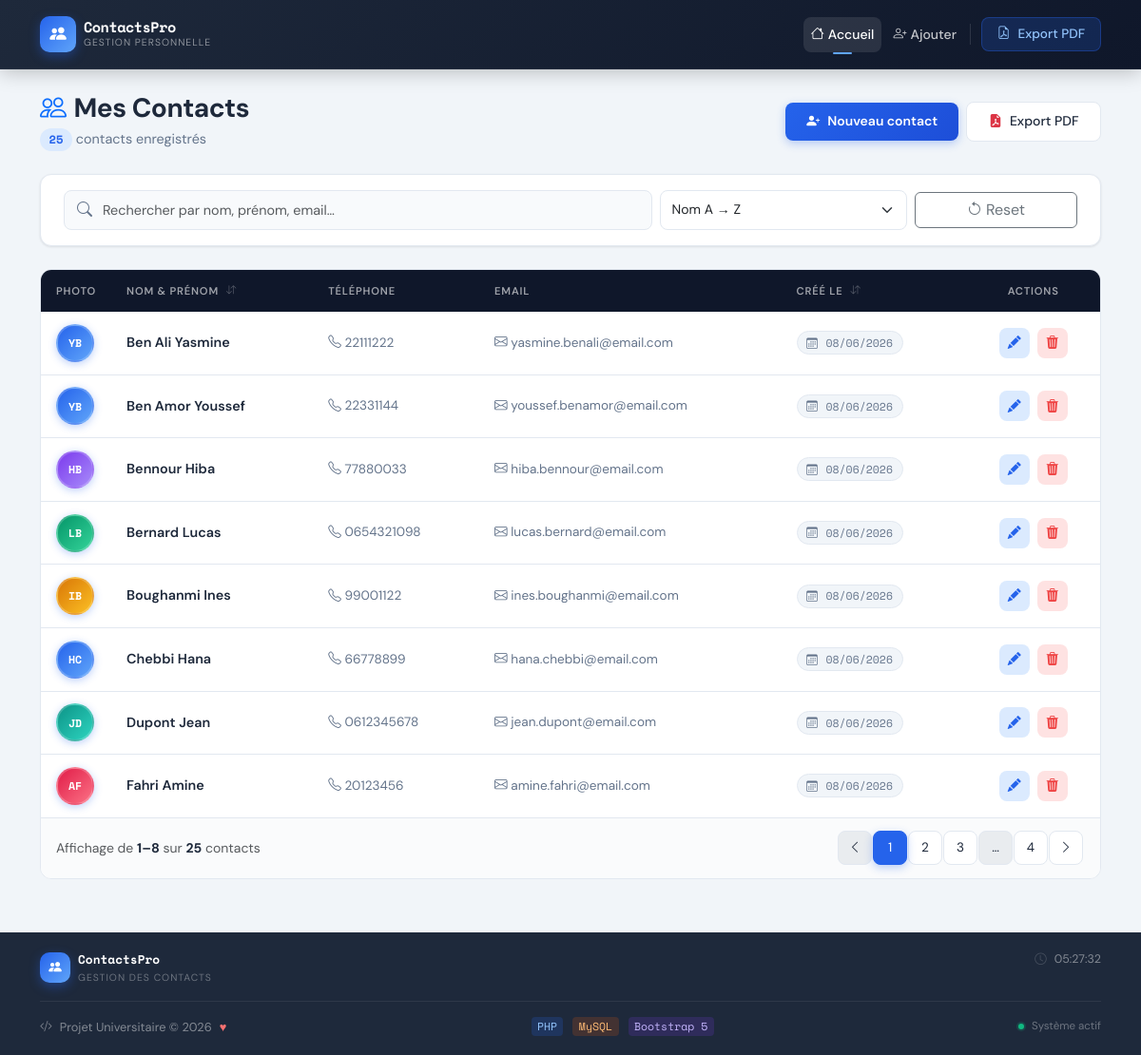
Page /index.php?sort=nom&page=1 on the committed database.
### tables this page shows
CREATE TABLE `contacts` (
  `id`          INT(11)       NOT NULL AUTO_INCREMENT,
  `nom`         VARCHAR(50)   NOT NULL,
  `prenom`      VARCHAR(50)   NOT NULL,
  `telephone`   VARCHAR(20)   NOT NULL,
  `email`       VARCHAR(100)  NOT NULL,
  `photo`       VARCHAR(255)  DEFAULT NULL,
  `created_at`  TIMESTAMP     NOT NULL DEFAULT CURRENT_TIMESTAMP,
  PRIMARY KEY (`id`),
  UNIQUE KEY `uq_email` (`email`)
);

### app/controllers/ContactController.php (called while the page is built, shortened)
<?php
require_once __DIR__ . '/../services/ContactService.php';
require_once __DIR__ . '/../models/Contact.php';
class ContactController
{
    private ContactService   $service;
    public function __construct()
    {
        $uploadDir  = __DIR__ . '/../../public/uploads/photos/';
        $publicRoot = __DIR__ . '/../../public/';
        $this->service = new ContactService(
            model:      new Contact(),
            uploader:   new FileUploadService($uploadDir),
            publicRoot: $publicRoot,
        );
    }
    public function index(): void
    {
        $sort     = $_GET['sort'] ?? 'nom_asc';
        $page     = max(1, (int)($_GET['page'] ?? 1));
        ['contacts' => $contacts, 'page' => $page, 'pages' => $pages, 'total' => $total]
            = $this->service->paginate($sort, $page);
        require_once __DIR__ . '/../../views/contacts/index.php';
    }
}

### app/models/Contact.php (called while the page is built, shortened)
<?php
require_once __DIR__ . '/../config/Database.php';
class Contact
{
    private PDO $db;
    private string $table = 'contacts';
    public function __construct()
    {
        $this->db = Database::getInstance();
    }
    public function getAll(string $sort = 'nom_asc', int $page = 1, int $perPage = 8): array
    {
        $orderMap = [
            'nom_asc'  => 'nom ASC, prenom ASC',
            'nom_desc' => 'nom DESC, prenom DESC',
            'recent'   => 'created_at DESC',
            'ancien'   => 'created_at ASC',
        ];
        $order  = $orderMap[$sort] ?? 'nom ASC';
        $offset = ($page - 1) * $perPage;
        $stmt = $this->db->prepare(
            "SELECT * FROM {$this->table} ORDER BY {$order} LIMIT :limit OFFSET :offset"
        );
        $stmt->bindValue(':limit',  $perPage, PDO::PARAM_INT);
        $stmt->bindValue(':offset', $offset,  PDO::PARAM_INT);
        $stmt->execute();
        return $stmt->fetchAll();
    }
    public function countAll(): int
    {
        return (int) $this->db->query("SELECT COUNT(*) FROM {$this->table}")->fetchColumn();
    }
}

### app/config/Database.php (called while the page is built, shortened)
<?php
class Database
{
    private static ?PDO $instance = null;
    public static function getInstance(): PDO
    {
        if (self::$instance === null) {
            $db = new self();
            $dsn = "mysql:host={$db->host};dbname={$db->dbname};charset={$db->charset}";
            $options = [
                PDO::ATTR_ERRMODE            => PDO::ERRMODE_EXCEPTION,
                PDO::ATTR_DEFAULT_FETCH_MODE => PDO::FETCH_ASSOC,
                PDO::ATTR_EMULATE_PREPARES   => false,
            ];
            try {
                self::$instance = new PDO($dsn, $db->username, $db->password, $options);
            } catch (PDOException $e) {
                http_response_code(500);
                die(json_encode([
                    'error' => true,
                    'message' => 'Database connection failed: ' . $e->getMessage()
                ]));
            }
        }
        return self::$instance;
    }
}

### app/services/ContactService.php (called while the page is built, shortened)
<?php
require_once __DIR__ . '/../models/Contact.php';
class ContactService
{
    public function paginate(string $sort, int $page, int $perPage = 8): array
    {
        $total = $this->model->countAll();
        $pages = (int) ceil($total / $perPage);
        $page  = min(max(1, $page), max(1, $pages));
        return [
            'contacts' => $this->model->getAll($sort, $page, $perPage),
            'page'     => $page,
            'pages'    => $pages,
            'total'    => $total,
        ];
    }
}

### views/contacts/_table.php (the view, shortened to what this page needs)
<?php if (empty($contacts)): ?>
<div class="empty-state text-center py-5">
  <i class="bi bi-person-x display-2 text-muted d-block mb-3" style="opacity:.25"></i>
  <h5 class="text-muted fw-semibold mb-1">Aucun contact trouvé</h5>
  <p class="text-muted small mb-4">Commencez par ajouter votre premier contact.</p>
  <a href="index.php?action=create" class="btn btn-primary-custom">
    <i class="bi bi-person-plus-fill me-2"></i>Ajouter un contact
  </a>
</div>
<?php else: ?>
<div class="table-shell">
  <div class="table-responsive">
    <table class="contacts-table">
      <thead>
        <tr>
          <th style="width:60px">Photo</th>
          <th>
            <a href="index.php?sort=nom&page=1" class="sort-header">
              Nom &amp; Prénom
              <i class="bi bi-arrow-down-up ms-1 sort-icon"></i>
            </a>
          </th>
          <th class="d-none d-md-table-cell">Téléphone</th>
          <th class="d-none d-lg-table-cell">Email</th>
          <th class="d-none d-xl-table-cell">
            <a href="index.php?sort=created_at&page=1" class="sort-header">
              Créé le <i class="bi bi-arrow-down-up ms-1 sort-icon"></i>
            </a>
          </th>
          <th class="text-center">Actions</th>
        </tr>
      </thead>
      <tbody>
        <?php foreach ($contacts as $c): ?>
        <?php
          $initials = strtoupper(substr($c['prenom'], 0, 1) . substr($c['nom'], 0, 1));
          $colors   = ['blue','green','purple','amber','rose','teal'];
          $color    = $colors[crc32($c['id']) % count($colors)];
        ?>
        <tr class="contact-row">
          <td>
            <?php if ($c['photo'] && file_exists(ROOT . '/public/' . $c['photo'])): ?>
              <img src="public/<?= htmlspecialchars($c['photo'], ENT_QUOTES, 'UTF-8') ?>"
                   alt="<?= htmlspecialchars($c['prenom'], ENT_QUOTES, 'UTF-8') ?>"
                   class="contact-avatar" />
            <?php else: ?>
              <div class="avatar-placeholder avatar-<?= $color ?>">
                <?= $initials ?>
              </div>
            <?php endif; ?>
          </td>
          <td>
            <div class="contact-name">
              <?= htmlspecialchars($c['nom'],    ENT_QUOTES, 'UTF-8') ?>
              <?= htmlspecialchars($c['prenom'], ENT_QUOTES, 'UTF-8') ?>
            </div>
          </td>
          <td class="d-none d-md-table-cell">
            <a href="tel:<?= htmlspecialchars($c['telephone'], ENT_QUOTES, 'UTF-8') ?>"
               class="tel-link">
              <i class="bi bi-telephone"></i>
              <?= htmlspecialchars($c['telephone'], ENT_QUOTES, 'UTF-8') ?>
            </a>
          </td>
          <td class="d-none d-lg-table-cell">
            <a href="mailto:<?= htmlspecialchars($c['email'], ENT_QUOTES, 'UTF-8') ?>"
               class="email-link">
              <i class="bi bi-envelope"></i>
              <?= htmlspecialchars($c['email'], ENT_QUOTES, 'UTF-8') ?>
            </a>
          </td>
          <td class="d-none d-xl-table-cell">
            <span class="date-badge">
              <i class="bi bi-calendar3 me-1"></i>
              <?= date('d/m/Y', strtotime($c['created_at'])) ?>
            </span>
          </td>
          <td class="text-center">
            <div class="row-actions d-flex justify-content-center gap-2">
              <a href="index.php?action=edit&id=<?= $c['id'] ?>"
                 class="btn-act btn-edit"
                 title="Modifier <?= htmlspecialchars($c['prenom'], ENT_QUOTES, 'UTF-8') ?>">
                <i class="bi bi-pencil-fill"></i>
              </a>
              <button class="btn-act btn-delete"
                      title="Supprimer"
                      onclick="confirmDelete(<?= $c['id'] ?>, '<?= htmlspecialchars($c['prenom'] . ' ' . $c['nom'], ENT_QUOTES, 'UTF-8') ?>')">
                <i class="bi bi-trash3-fill"></i>
              </button>
            </div>
          </td>
        </tr>
        <?php endforeach; ?>
      </tbody>
    </table>
  </div>
  <div class="table-footer d-flex align-items-center justify-content-between flex-wrap gap-2">
    <?php $perPage = $perPage ?? 8; ?>
    <div class="pagination-info small text-muted">
      Affichage de
      <strong><?= (($page - 1) * $perPage) + 1 ?>–<?= min($page * $perPage, $total) ?></strong>
      sur <strong><?= $total ?></strong> contacts
    </div>
    <?php if ($pages > 1): ?>
    <ul class="pagination mb-0">
      <li class="page-item <?= $page <= 1 ? 'disabled' : '' ?>">
        <a class="page-link page-link-custom"
           href="index.php?sort=<?= $sort ?>&page=<?= $page - 1 ?>">
          <i class="bi bi-chevron-left"></i>
        </a>
      </li>
      <?php for ($i = max(1, $page - 2); $i <= min($pages, $page + 2); $i++): ?>
      <li class="page-item <?= $i === $page ? 'active' : '' ?>">
        <a class="page-link page-link-custom"
           href="index.php?sort=<?= $sort ?>&page=<?= $i ?>">
          <?= $i ?>
        </a>
      </li>
      <?php endfor; ?>
      <?php if ($page + 2 < $pages): ?>
      <li class="page-item disabled">
        <span class="page-link page-link-custom" style="border:none">…</span>
      </li>
      <li class="page-item">
        <a class="page-link page-link-custom"
           href="index.php?sort=<?= $sort ?>&page=<?= $pages ?>">
          <?= $pages ?>
        </a>
      </li>
      <?php endif; ?>
      <li class="page-item <?= $page >= $pages ? 'disabled' : '' ?>">
        <a class="page-link page-link-custom"
           href="index.php?sort=<?= $sort ?>&page=<?= $page + 1 ?>">
          <i class="bi bi-chevron-right"></i>
        </a>
      </li>
    </ul>
    <?php endif; ?>
  </div>
</div>
<?php endif; ?>

### rows in the picture
contacts: initials "YB", nom "Ben Ali", prenom "Yasmine", telephone "22111222", email "yasmine.benali@email.com", created_at "08/06/2026"
contacts: initials "YB", nom "Ben Amor", prenom "Youssef", telephone "22331144", email "youssef.benamor@email.com", created_at "08/06/2026"
contacts: initials "HB", nom "Bennour", prenom "Hiba", telephone "77880033", email "hiba.bennour@email.com", created_at "08/06/2026"
contacts: initials "LB", nom "Bernard", prenom "Lucas", telephone "0654321098", email "lucas.bernard@email.com", created_at "08/06/2026"
contacts: initials "IB", nom "Boughanmi", prenom "Ines", telephone "99001122", email "ines.boughanmi@email.com", created_at "08/06/2026"
contacts: initials "HC", nom "Chebbi", prenom "Hana", telephone "66778899", email "hana.chebbi@email.com", created_at "08/06/2026"
contacts: initials "JD", nom "Dupont", prenom "Jean", telephone "0612345678", email "jean.dupont@email.com", created_at "08/06/2026"
contacts: initials "AF", nom "Fahri", prenom "Amine", telephone "20123456", email "amine.fahri@email.com", created_at "08/06/2026"

### other values in the picture
$total "25"
min($page * $perPage, $total) "8"
$pages "4"
